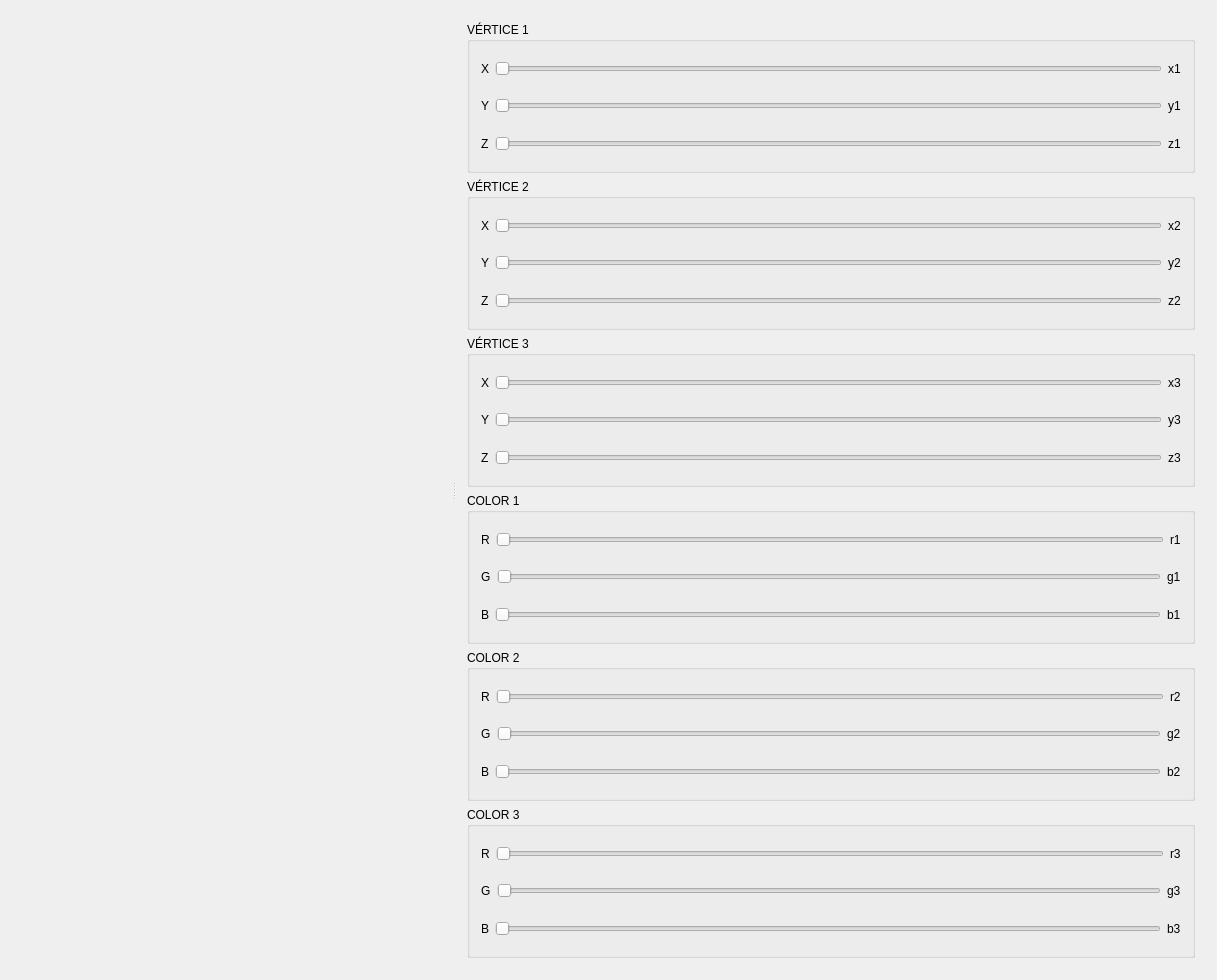
<?xml version="1.0" encoding="UTF-8"?>
<ui version="4.0">
 <class>MainWindow</class>
 <widget class="QMainWindow" name="MainWindow">
  <property name="geometry">
   <rect>
    <x>0</x>
    <y>0</y>
    <width>1217</width>
    <height>980</height>
   </rect>
  </property>
  <property name="windowTitle">
   <string>MainWindow</string>
  </property>
  <widget class="QWidget" name="centralWidget">
   <layout class="QGridLayout" name="gridLayout_7">
    <item row="0" column="0">
     <widget class="QSplitter" name="splitter">
      <property name="orientation">
       <enum>Qt::Horizontal</enum>
      </property>
      <widget class="MyOpenGLWidget" name="widget" native="true"/>
      <widget class="QWidget" name="layoutWidget">
       <layout class="QVBoxLayout" name="verticalLayout">
        <item>
         <widget class="QGroupBox" name="groupBox">
          <property name="title">
           <string>VÉRTICE 1</string>
          </property>
          <layout class="QVBoxLayout" name="verticalLayout_7">
           <item>
            <layout class="QHBoxLayout" name="horizontalLayout_4">
             <item>
              <widget class="QLabel" name="label">
               <property name="text">
                <string>X</string>
               </property>
              </widget>
             </item>
             <item>
              <widget class="QSlider" name="x1HorizontalSlider">
               <property name="orientation">
                <enum>Qt::Horizontal</enum>
               </property>
              </widget>
             </item>
             <item>
              <widget class="QLabel" name="x1Label">
               <property name="text">
                <string>x1</string>
               </property>
              </widget>
             </item>
            </layout>
           </item>
           <item>
            <layout class="QHBoxLayout" name="horizontalLayout_5">
             <item>
              <widget class="QLabel" name="label_2">
               <property name="text">
                <string>Y</string>
               </property>
              </widget>
             </item>
             <item>
              <widget class="QSlider" name="y1HorizontalSlider">
               <property name="orientation">
                <enum>Qt::Horizontal</enum>
               </property>
              </widget>
             </item>
             <item>
              <widget class="QLabel" name="y1Label">
               <property name="text">
                <string>y1</string>
               </property>
              </widget>
             </item>
            </layout>
           </item>
           <item>
            <layout class="QHBoxLayout" name="horizontalLayout_6">
             <item>
              <widget class="QLabel" name="label_3">
               <property name="text">
                <string>Z</string>
               </property>
              </widget>
             </item>
             <item>
              <widget class="QSlider" name="z1HorizontalSlider">
               <property name="orientation">
                <enum>Qt::Horizontal</enum>
               </property>
              </widget>
             </item>
             <item>
              <widget class="QLabel" name="z1Label">
               <property name="text">
                <string>z1</string>
               </property>
              </widget>
             </item>
            </layout>
           </item>
          </layout>
         </widget>
        </item>
        <item>
         <widget class="QGroupBox" name="groupBox_2">
          <property name="title">
           <string>VÉRTICE 2</string>
          </property>
          <layout class="QVBoxLayout" name="verticalLayout_6">
           <item>
            <layout class="QHBoxLayout" name="horizontalLayout_7">
             <item>
              <widget class="QLabel" name="label_4">
               <property name="text">
                <string>X</string>
               </property>
              </widget>
             </item>
             <item>
              <widget class="QSlider" name="x2HorizontalSlider">
               <property name="orientation">
                <enum>Qt::Horizontal</enum>
               </property>
              </widget>
             </item>
             <item>
              <widget class="QLabel" name="x2Label">
               <property name="text">
                <string>x2</string>
               </property>
              </widget>
             </item>
            </layout>
           </item>
           <item>
            <layout class="QHBoxLayout" name="horizontalLayout_8">
             <item>
              <widget class="QLabel" name="label_5">
               <property name="text">
                <string>Y</string>
               </property>
              </widget>
             </item>
             <item>
              <widget class="QSlider" name="y2HorizontalSlider">
               <property name="orientation">
                <enum>Qt::Horizontal</enum>
               </property>
              </widget>
             </item>
             <item>
              <widget class="QLabel" name="y2Label">
               <property name="text">
                <string>y2</string>
               </property>
              </widget>
             </item>
            </layout>
           </item>
           <item>
            <layout class="QHBoxLayout" name="horizontalLayout_9">
             <item>
              <widget class="QLabel" name="label_6">
               <property name="text">
                <string>Z</string>
               </property>
              </widget>
             </item>
             <item>
              <widget class="QSlider" name="z2HorizontalSlider">
               <property name="orientation">
                <enum>Qt::Horizontal</enum>
               </property>
              </widget>
             </item>
             <item>
              <widget class="QLabel" name="z2Label">
               <property name="text">
                <string>z2</string>
               </property>
              </widget>
             </item>
            </layout>
           </item>
          </layout>
         </widget>
        </item>
        <item>
         <widget class="QGroupBox" name="groupBox_3">
          <property name="title">
           <string>VÉRTICE 3</string>
          </property>
          <layout class="QVBoxLayout" name="verticalLayout_5">
           <item>
            <layout class="QHBoxLayout" name="horizontalLayout_10">
             <item>
              <widget class="QLabel" name="label_7">
               <property name="text">
                <string>X</string>
               </property>
              </widget>
             </item>
             <item>
              <widget class="QSlider" name="x3HorizontalSlider">
               <property name="orientation">
                <enum>Qt::Horizontal</enum>
               </property>
              </widget>
             </item>
             <item>
              <widget class="QLabel" name="x3Label">
               <property name="text">
                <string>x3</string>
               </property>
              </widget>
             </item>
            </layout>
           </item>
           <item>
            <layout class="QHBoxLayout" name="horizontalLayout_11">
             <item>
              <widget class="QLabel" name="label_8">
               <property name="text">
                <string>Y</string>
               </property>
              </widget>
             </item>
             <item>
              <widget class="QSlider" name="y3HorizontalSlider">
               <property name="orientation">
                <enum>Qt::Horizontal</enum>
               </property>
              </widget>
             </item>
             <item>
              <widget class="QLabel" name="y3Label">
               <property name="text">
                <string>y3</string>
               </property>
              </widget>
             </item>
            </layout>
           </item>
           <item>
            <layout class="QHBoxLayout" name="horizontalLayout_12">
             <item>
              <widget class="QLabel" name="label_9">
               <property name="text">
                <string>Z</string>
               </property>
              </widget>
             </item>
             <item>
              <widget class="QSlider" name="z3HorizontalSlider">
               <property name="orientation">
                <enum>Qt::Horizontal</enum>
               </property>
              </widget>
             </item>
             <item>
              <widget class="QLabel" name="z3Label">
               <property name="text">
                <string>z3</string>
               </property>
              </widget>
             </item>
            </layout>
           </item>
          </layout>
         </widget>
        </item>
        <item>
         <widget class="QGroupBox" name="groupBox_4">
          <property name="title">
           <string>COLOR 1</string>
          </property>
          <layout class="QVBoxLayout" name="verticalLayout_2">
           <item>
            <layout class="QHBoxLayout" name="horizontalLayout_2">
             <item>
              <widget class="QLabel" name="label_10">
               <property name="text">
                <string>R</string>
               </property>
              </widget>
             </item>
             <item>
              <widget class="QSlider" name="r1HorizontalSlider">
               <property name="orientation">
                <enum>Qt::Horizontal</enum>
               </property>
              </widget>
             </item>
             <item>
              <widget class="QLabel" name="red1Label">
               <property name="text">
                <string>r1</string>
               </property>
              </widget>
             </item>
            </layout>
           </item>
           <item>
            <layout class="QHBoxLayout" name="horizontalLayout">
             <item>
              <widget class="QLabel" name="label_11">
               <property name="text">
                <string>G</string>
               </property>
              </widget>
             </item>
             <item>
              <widget class="QSlider" name="g1HorizontalSlider">
               <property name="orientation">
                <enum>Qt::Horizontal</enum>
               </property>
              </widget>
             </item>
             <item>
              <widget class="QLabel" name="green1Label">
               <property name="text">
                <string>g1</string>
               </property>
              </widget>
             </item>
            </layout>
           </item>
           <item>
            <layout class="QHBoxLayout" name="horizontalLayout_3">
             <item>
              <widget class="QLabel" name="label_12">
               <property name="text">
                <string>B</string>
               </property>
              </widget>
             </item>
             <item>
              <widget class="QSlider" name="b1HorizontalSlider">
               <property name="orientation">
                <enum>Qt::Horizontal</enum>
               </property>
              </widget>
             </item>
             <item>
              <widget class="QLabel" name="blue1Label">
               <property name="text">
                <string>b1</string>
               </property>
              </widget>
             </item>
            </layout>
           </item>
          </layout>
         </widget>
        </item>
        <item>
         <widget class="QGroupBox" name="groupBox_5">
          <property name="title">
           <string>COLOR 2</string>
          </property>
          <layout class="QVBoxLayout" name="verticalLayout_4">
           <item>
            <layout class="QHBoxLayout" name="horizontalLayout_13">
             <item>
              <widget class="QLabel" name="label_14">
               <property name="text">
                <string>R</string>
               </property>
              </widget>
             </item>
             <item>
              <widget class="QSlider" name="r2HorizontalSlider">
               <property name="orientation">
                <enum>Qt::Horizontal</enum>
               </property>
              </widget>
             </item>
             <item>
              <widget class="QLabel" name="red2Label">
               <property name="text">
                <string>r2</string>
               </property>
              </widget>
             </item>
            </layout>
           </item>
           <item>
            <layout class="QHBoxLayout" name="horizontalLayout_14">
             <item>
              <widget class="QLabel" name="label_15">
               <property name="text">
                <string>G</string>
               </property>
              </widget>
             </item>
             <item>
              <widget class="QSlider" name="g2HorizontalSlider">
               <property name="orientation">
                <enum>Qt::Horizontal</enum>
               </property>
              </widget>
             </item>
             <item>
              <widget class="QLabel" name="green2Label">
               <property name="text">
                <string>g2</string>
               </property>
              </widget>
             </item>
            </layout>
           </item>
           <item>
            <layout class="QHBoxLayout" name="horizontalLayout_15">
             <item>
              <widget class="QLabel" name="label_16">
               <property name="text">
                <string>B</string>
               </property>
              </widget>
             </item>
             <item>
              <widget class="QSlider" name="b2HorizontalSlider">
               <property name="orientation">
                <enum>Qt::Horizontal</enum>
               </property>
              </widget>
             </item>
             <item>
              <widget class="QLabel" name="blue2Label">
               <property name="text">
                <string>b2</string>
               </property>
              </widget>
             </item>
            </layout>
           </item>
          </layout>
         </widget>
        </item>
        <item>
         <widget class="QGroupBox" name="groupBox_6">
          <property name="title">
           <string>COLOR 3</string>
          </property>
          <layout class="QVBoxLayout" name="verticalLayout_3">
           <item>
            <layout class="QHBoxLayout" name="horizontalLayout_16">
             <item>
              <widget class="QLabel" name="label_18">
               <property name="text">
                <string>R</string>
               </property>
              </widget>
             </item>
             <item>
              <widget class="QSlider" name="r3HorizontalSlider">
               <property name="orientation">
                <enum>Qt::Horizontal</enum>
               </property>
              </widget>
             </item>
             <item>
              <widget class="QLabel" name="red3Label">
               <property name="text">
                <string>r3</string>
               </property>
              </widget>
             </item>
            </layout>
           </item>
           <item>
            <layout class="QHBoxLayout" name="horizontalLayout_17">
             <item>
              <widget class="QLabel" name="label_19">
               <property name="text">
                <string>G</string>
               </property>
              </widget>
             </item>
             <item>
              <widget class="QSlider" name="g3HorizontalSlider">
               <property name="orientation">
                <enum>Qt::Horizontal</enum>
               </property>
              </widget>
             </item>
             <item>
              <widget class="QLabel" name="green3Label">
               <property name="text">
                <string>g3</string>
               </property>
              </widget>
             </item>
            </layout>
           </item>
           <item>
            <layout class="QHBoxLayout" name="horizontalLayout_18">
             <item>
              <widget class="QLabel" name="label_20">
               <property name="text">
                <string>B</string>
               </property>
              </widget>
             </item>
             <item>
              <widget class="QSlider" name="b3HorizontalSlider">
               <property name="orientation">
                <enum>Qt::Horizontal</enum>
               </property>
              </widget>
             </item>
             <item>
              <widget class="QLabel" name="blue3Label">
               <property name="text">
                <string>b3</string>
               </property>
              </widget>
             </item>
            </layout>
           </item>
          </layout>
         </widget>
        </item>
       </layout>
      </widget>
     </widget>
    </item>
   </layout>
  </widget>
 </widget>
 <layoutdefault spacing="6" margin="11"/>
 <customwidgets>
  <customwidget>
   <class>MyOpenGLWidget</class>
   <extends>QWidget</extends>
   <header location="global">MyOpenGLWidget.h</header>
   <container>1</container>
  </customwidget>
 </customwidgets>
 <resources/>
 <connections/>
</ui>
